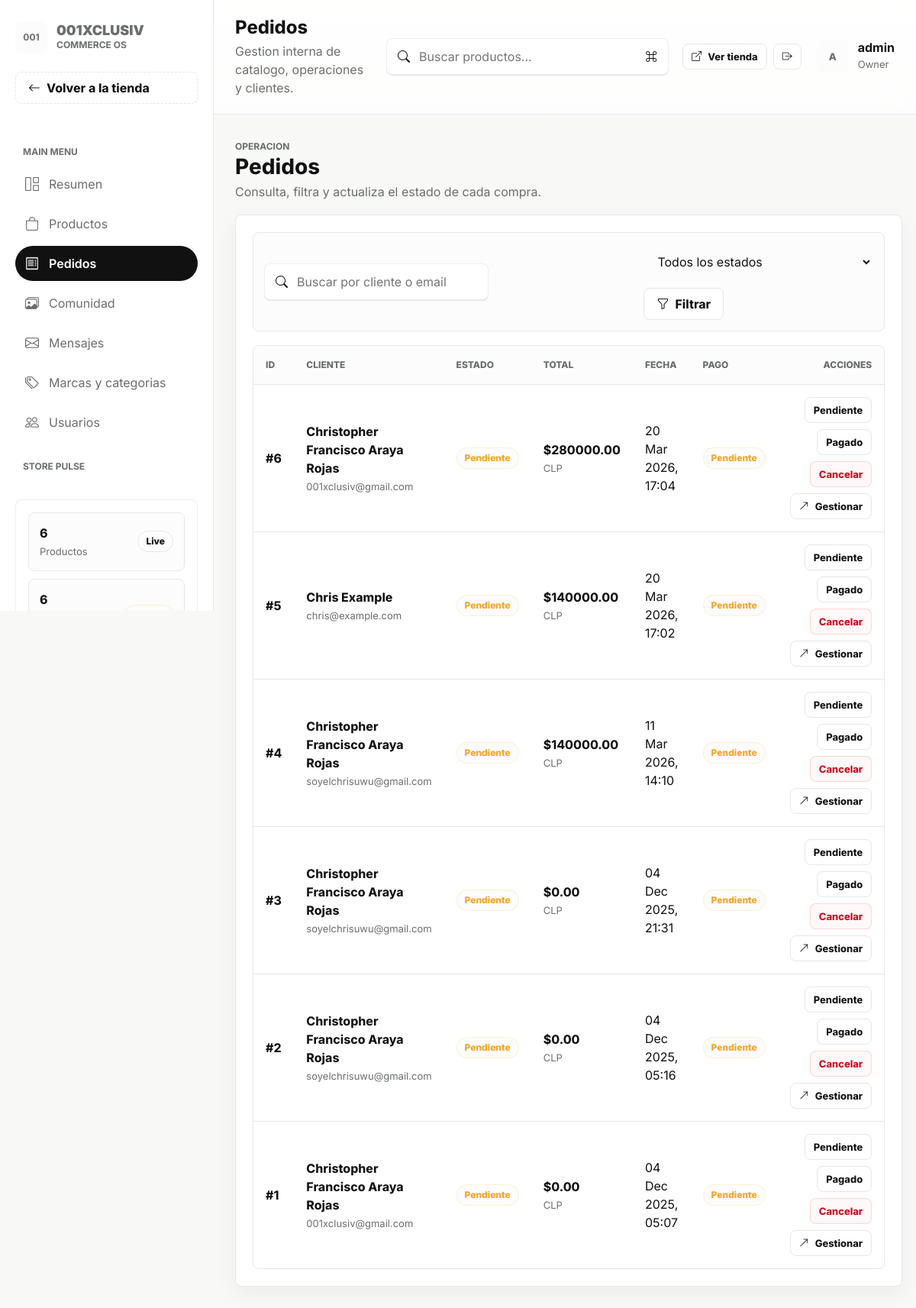
/accounts/backoffice/orders/ (signed in), run on the app's committed database.
### apps/orders/models.py (models this page shows, shortened)
class Order(models.Model):
    STATUS_CHOICES = (
        ("pending", "Pendiente"),
        ("paid", "Pagado"),
        ("cancelled", "Cancelado"),
    )
    PAYMENT_STATUS_CHOICES = (
        ("pending", "Pendiente"),
        ("paid", "Pagado"),
        ("cancelled", "Cancelado"),
        ("failed", "Fallido"),
    )
    user = models.ForeignKey(
        settings.AUTH_USER_MODEL,
        on_delete=models.SET_NULL,
        related_name="orders",
        null=True,
        blank=True,
    )
    full_name = models.CharField("Nombre completo", max_length=100)
    email = models.EmailField("Email")
    address = models.CharField("Dirección", max_length=250)
    city = models.CharField("Ciudad", max_length=100)
    postal_code = models.CharField("Código Postal", max_length=20)
    total_amount = models.DecimalField("Total", max_digits=12, decimal_places=2, default=0)
    created_at = models.DateTimeField(auto_now_add=True)
    updated_at = models.DateTimeField(auto_now=True)
    status = models.CharField(max_length=20, choices=STATUS_CHOICES, default="pending")
    payment_id = models.CharField("Payment ID", max_length=120, blank=True)
    payment_token = models.CharField("Payment Token", max_length=255, blank=True, db_index=True)
    payment_status = models.CharField(
        "Estado de pago",
        max_length=20,
        choices=PAYMENT_STATUS_CHOICES,
        default="pending",
    )
    is_paid = models.BooleanField(default=False)
    order_created_email_sent = models.BooleanField(default=False)
    payment_confirmed_email_sent = models.BooleanField(default=False)
    order_cancelled_email_sent = models.BooleanField(default=False)
    admin_new_order_email_sent = models.BooleanField(default=False)
    class Meta:
        ordering = ("-created_at",)
        verbose_name = "Orden"
        verbose_name_plural = "Ordenes"

### apps/accounts/views.py (the view)
# urls.py: path('backoffice/orders/', views.BackofficeOrderListView.as_view(), name='backoffice_orders'),
class BackofficeOrderListView(StaffRequiredMixin, View):
    def get(self, request):
        status = request.GET.get("status", "").strip()
        query = request.GET.get("q", "").strip()
        orders = Order.objects.select_related("user").prefetch_related("items").order_by("-created_at")
        if status:
            orders = orders.filter(status=status)
        if query:
            orders = orders.filter(Q(full_name__icontains=query) | Q(email__icontains=query))
        context = {
            **build_backoffice_context("orders"),
            "orders": orders,
            "active_status": status,
            "query": query,
            "status_choices": Order.STATUS_CHOICES,
        }
        return render(request, "accounts/backoffice_orders.html", context)

### apps/accounts/views.py (called while the page is built)
def user_can_access_backoffice(user):
    return user.is_authenticated and (user.is_staff or user.is_superuser)

    def test_func(self):
        return user_can_access_backoffice(self.request.user)

### apps/cart/cart.py (called while the page is built)
    def __len__(self):
        return sum(item['quantity'] for item in self.cart.values())

    def get_total_price(self):
        return sum(Decimal(item['price']) * item['quantity'] for item in self.cart.values())

### apps/cart/context_processors.py (called while the page is built)
def cart(request):
    return {'cart': Cart(request)}

### templates/accounts/backoffice_orders.html (shortened to what this page needs)
{% extends "accounts/backoffice_base.html" %}
{% block backoffice_content %}
<section class="bo-section">
    <div class="bo-page-bar">
        <div class="bo-page-heading">
            <span class="bo-kicker">Operacion</span>
            <h1>Pedidos</h1>
            <p>Consulta, filtra y actualiza el estado de cada compra.</p>
        </div>
    </div>
    <article class="bo-card">
        <form method="get" class="bo-toolbar">
            <div class="bo-search">
                <i class="bi bi-search"></i>
                <input type="search" name="q" value="{{ query }}" placeholder="Buscar por cliente o email">
            </div>
            <div class="bo-toolbar__filters">
                <select name="status" class="bo-input">
                    <option value="">Todos los estados</option>
                </select>
                <button type="submit" class="bo-button bo-button--secondary">
                    <i class="bi bi-funnel"></i>
                    Filtrar
                </button>
            </div>
        </form>
        <div class="bo-table-wrap">
            <table class="bo-table">
                <thead>
                    <tr>
                        <th>ID</th>
                        <th>Cliente</th>
                        <th>Estado</th>
                        <th>Total</th>
                        <th>Fecha</th>
                        <th>Pago</th>
                        <th class="text-end">Acciones</th>
                    </tr>
                </thead>
                <tbody>
                    {% for order in orders %}
                    <tr>
                        <td><strong>#{{ order.id }}</strong></td>
                        <td>
                            <strong>{{ order.full_name }}</strong>
                            <p>{{ order.email }}</p>
                        </td>
                        <td>
                            <span class="bo-badge {% if order.status == 'pending' %}bo-badge--warning{% elif order.status == 'cancelled' %}bo-badge--danger{% endif %}">
                                {{ order.get_status_display }}
                            </span>
                        </td>
                        <td><strong>${{ order.total_amount }}</strong><p>CLP</p></td>
                        <td>{{ order.created_at|date:"d M Y, H:i" }}</td>
                        <td>
                            <span class="bo-badge {% if order.payment_status == 'pending' %}bo-badge--warning{% elif order.payment_status == 'cancelled' or order.payment_status == 'failed' %}bo-badge--danger{% elif order.payment_status != 'paid' %}bo-badge--muted{% endif %}">
                                {{ order.get_payment_status_display }}
                            </span>
                        </td>
                        <td>
                            <div class="bo-table-actions">
                                <form method="post" action="{% url 'accounts:backoffice_order_action' order.id %}">
                                    <button type="submit" class="bo-button bo-button--secondary bo-button--sm">Pendiente</button>
                                </form>
                                <form method="post" action="{% url 'accounts:backoffice_order_action' order.id %}">
                                    <button type="submit" class="bo-button bo-button--secondary bo-button--sm">Pagado</button>
                                </form>
                                <form method="post" action="{% url 'accounts:backoffice_order_action' order.id %}">
                                    <button type="submit" class="bo-button bo-button--danger bo-button--sm">Cancelar</button>
                                </form>
                                <a href="{% url 'accounts:backoffice_order_detail' order.id %}" class="bo-button bo-button--secondary bo-button--sm">
                                    <i class="bi bi-arrow-up-right"></i>
                                    Gestionar
                                </a>
                            </div>
                        </td>
                    </tr>
                    {% empty %}
                    <tr>
                        <td colspan="7">
                            <div class="bo-empty">No hay pedidos que coincidan con el filtro.</div>
                        </td>
                    </tr>
                    {% endfor %}
                </tbody>
            </table>
        </div>
    </article>
</section>
{% endblock %}

### templates/accounts/backoffice_base.html (shortened to what this page needs)
{% extends "base.html" %}
{% block content %}
<section class="bo-app">
    <div class="bo-layout">
        <aside class="bo-sidebar" aria-label="Backoffice navigation">
            <a href="{% url 'accounts:backoffice_dashboard' %}" class="bo-brand">
                <span class="bo-brand__mark">001</span>
                <span>
                    <strong>001xclusiv</strong>
                    <span>Commerce OS</span>
                </span>
            </a>
            <a href="{% url 'core:home' %}" class="bo-button bo-button--secondary" style="width: 100%; margin-bottom: 28px; justify-content: flex-start; border-style: dashed;">
                <i class="bi bi-arrow-left"></i>
                <span>Volver a la tienda</span>
            </a>
            <span class="bo-nav-kicker">Main menu</span>
            <nav class="bo-nav">
                {% for item in backoffice_nav %}
                <a href="{% url item.url_name %}" class="bo-nav-link {% if backoffice_section == item.key %}is-active{% endif %}">
                    <i class="bi {{ item.icon }}"></i>
                    <span>{{ item.label }}</span>
                </a>
                {% endfor %}
            </nav>
            <span class="bo-nav-kicker">Store pulse</span>
            <div class="bo-sidebar__footer">
                <div class="bo-list">
                    <div class="bo-list-row">
                        <div>
                            <strong>{{ backoffice_metrics.products }}</strong>
                            <p>Productos</p>
                        </div>
                        <span class="bo-badge">Live</span>
                    </div>
                    <div class="bo-list-row">
                        <div>
                            <strong>{{ backoffice_metrics.pending_orders }}</strong>
                        </div>
                        <span class="bo-badge bo-badge--warning">Review</span>
                    </div>
                </div>
            </div>
        </aside>
        <div class="bo-workspace">
            <header class="bo-header">
                <div class="bo-title">
                    <h1>
                        {% if backoffice_section == "dashboard" %}Overview{% elif backoffice_section == "products" %}Productos{% elif backoffice_section == "orders" %}Pedidos{% elif backoffice_section == "community" %}Comunidad{% elif backoffice_section == "messages" %}Mensajes{% elif backoffice_section == "taxonomy" %}Marcas y categorias{% elif backoffice_section == "users" %}Usuarios{% else %}Backoffice{% endif %}
                    </h1>
                    <p>Gestion interna de catalogo, operaciones y clientes.</p>
                </div>
                <form action="{% url 'accounts:backoffice_products' %}" method="get" class="bo-search">
                    <i class="bi bi-search"></i>
                    <input type="search" name="q" placeholder="Buscar productos..." value="{{ query|default:'' }}">
                    <i class="bi bi-command"></i>
                </form>
                <div class="bo-header-right">
                    <div style="display: flex; gap: 8px;">
                        <a href="{% url 'core:home' %}" class="bo-button bo-button--secondary bo-button--sm" title="Ver tienda">
                            <i class="bi bi-box-arrow-up-right"></i> <span class="hide-mobile">Ver tienda</span>
                        </a>
                        <form method="post" action="{% url 'accounts:logout' %}" style="margin:0;">
                            <button type="submit" class="bo-button bo-button--secondary bo-button--sm" title="Cerrar sesión">
                                <i class="bi bi-box-arrow-right"></i>
                            </button>
                        </form>
                    </div>
                    <div class="bo-user">
                        <span class="bo-user__avatar">{{ user.username|first|upper }}</span>
                        <div class="hide-mobile">
                            <strong>{{ user.username }}</strong>
                            <span>{% if user.is_superuser %}Owner{% elif user.is_staff %}Staff{% else %}Usuario{% endif %}</span>
                        </div>
                    </div>
                </div>
            </header>
            <div class="bo-content">
                {% block backoffice_content %}{% endblock %}
            </div>
        </div>
    </div>
</section>
{% endblock %}

### static/css/design-system.css (style rules this page uses)
:root { --white: #FFFFFF; --black: #111111; --gray-50: #F5F5F5; --gray-100: #E5E5E5; --gray-200: #CCCCCC; --gray-400: #9E9E9E; --gray-600: #7E7E7E; --gray-800: #3D3D3D; --accent-primary: #2F2F2F; --accent-secondary: #6B6B6B; --accent-hover: #111111; --accent-soft: rgba(17, 17, 17, 0.06); --accent-gradient: linear-gradient(135deg, #111111 0%, #3A3A3A 52%, #6B6B6B 100%); --accent-gradient-soft: linear-gradient(135deg, rgba(17, 17, 17, 0.06), rgba(107, 107, 107, 0.14)); --font-primary: 'Inter', -apple-system, BlinkMacSystemFont, 'Segoe UI', sans-serif; --font-size-xs: 0.75rem; --font-size-sm: 0.875rem; --font-size-base: 1rem; --font-size-lg: 1.125rem; --font-size-xl: 1.25rem; --font-size-2xl: 1.5rem; --font-size-3xl: 1.875rem; --font-size-4xl: 2.25rem; --font-size-5xl: 3rem; --font-weight-light: 300; --font-weight-normal: 400; --font-weight-medium: 500; --font-weight-semibold: 600; --font-weight-bold: 700; --line-height-tight: 1.2; --line-height-normal: 1.5; --line-height-relaxed: 1.75; --space-1: 0.25rem; --space-2: 0.5rem; --space-3: 0.75rem; --space-4: 1rem; --space-5: 1.25rem; --space-6: 1.5rem; --space-8: 2rem; --space-10: 2.5rem; --space-12: 3rem; --space-16: 4rem; --space-20: 5rem; --radius-sm: 4px; --radius-md: 8px; --radius-lg: 12px; --radius-xl: 16px; --radius-full: 9999px; --shadow-sm: 0 1px 2px 0 rgba(0, 0, 0, 0.05); --shadow-md: 0 4px 6px -1px rgba(0, 0, 0, 0.1); --shadow-lg: 0 10px 15px -3px rgba(0, 0, 0, 0.1); --shadow-xl: 0 20px 25px -5px rgba(0, 0, 0, 0.1); --transition-fast: 150ms ease-in-out; --transition-base: 300ms ease-in-out; --transition-slow: 500ms ease-in-out; --container-max-width: 1280px; --grid-gap: var(--space-6); }
h1, h2, h3, h4, h5, h6 { font-family: var(--font-primary); font-weight: var(--font-weight-bold); line-height: var(--line-height-tight); letter-spacing: -0.02em; margin: 0; color: var(--black); }
h1 { font-size: var(--font-size-5xl); }
p { font-size: var(--font-size-base); line-height: var(--line-height-normal); margin: 0; color: var(--black); }
.bg-white { background-color: var(--white); }

### data on the page
Order: id "6", full_name "Christopher Francisco Araya Rojas", email "001xclusiv@gmail.com", status "Pendiente", total_amount "280000.00", created_at "20 Mar 2026, 17:04", payment_status "Pendiente"
Order: id "5", full_name "Chris Example", email "chris@example.com", status "Pendiente", total_amount "140000.00", created_at "20 Mar 2026, 17:02", payment_status "Pendiente"
Order: id "4", full_name "Christopher Francisco Araya Rojas", email "soyelchrisuwu@gmail.com", status "Pendiente", total_amount "140000.00", created_at "11 Mar 2026, 14:10", payment_status "Pendiente"
Order: id "3", full_name "Christopher Francisco Araya Rojas", email "soyelchrisuwu@gmail.com", status "Pendiente", total_amount "0.00", created_at "04 Dec 2025, 21:31", payment_status "Pendiente"
Order: id "2", full_name "Christopher Francisco Araya Rojas", email "soyelchrisuwu@gmail.com", status "Pendiente", total_amount "0.00", created_at "04 Dec 2025, 05:16", payment_status "Pendiente"
Order: id "1", full_name "Christopher Francisco Araya Rojas", email "001xclusiv@gmail.com", status "Pendiente", total_amount "0.00", created_at "04 Dec 2025, 05:07", payment_status "Pendiente"

### other printed values
{{ item.label }} "Resumen" "Productos" "Pedidos" "Comunidad" "Mensajes" "Marcas y categorias" "Usuarios"
{{ backoffice_metrics.products }} "6"
{{ backoffice_metrics.pending_orders }} "6"
{{ user.username|first|upper }} "A"
{{ user.username }} "admin"
